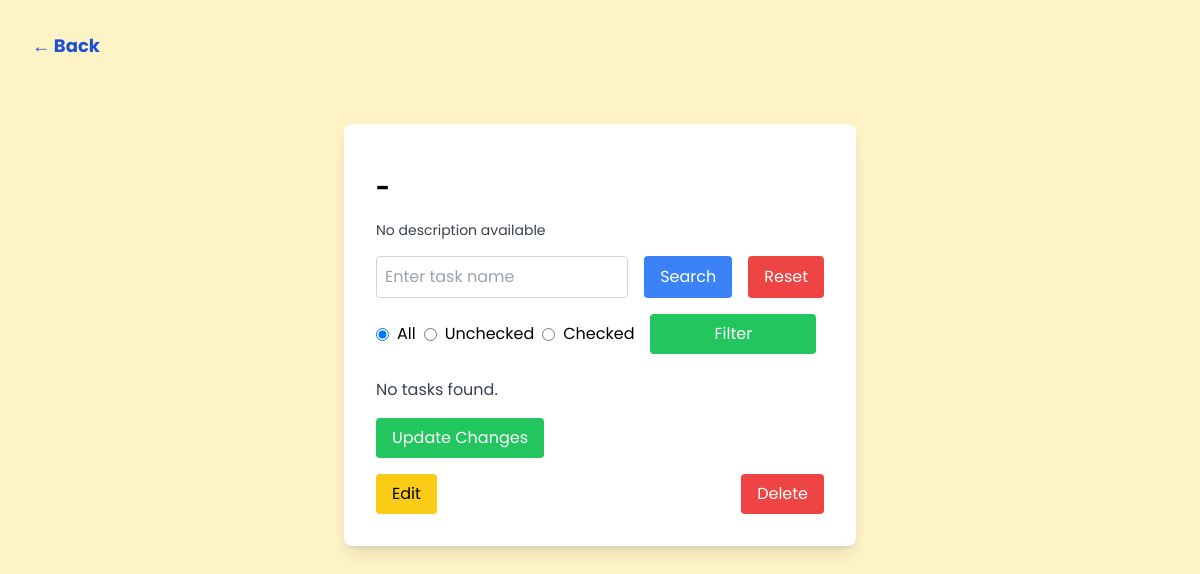
The app's page /php/view_todo.php?id=38 (signed in), older data.
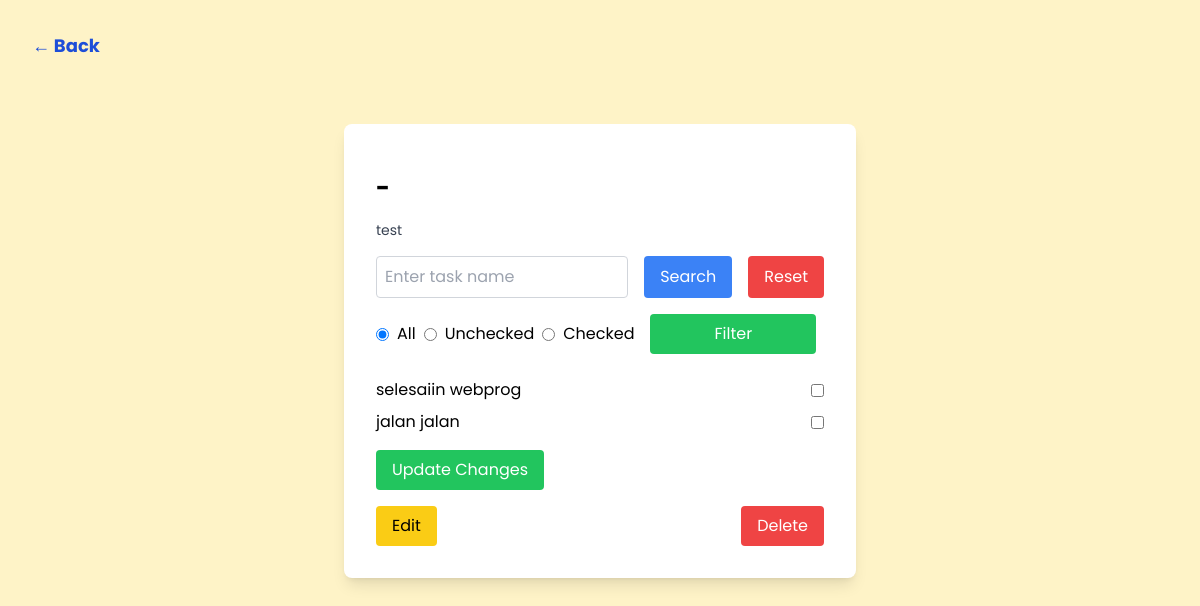
The same page, newer data.
### tables this page shows
CREATE TABLE `tasks` (
  `id` int(11) NOT NULL,
  `todo_id` int(11) DEFAULT NULL,
  `task` varchar(255) DEFAULT NULL,
  `description` varchar(350) NOT NULL,
  `is_checked` tinyint(1) NOT NULL
);

### php/view_todo.php (the view, shortened to what this page needs)
<?php
require_once('db.php');
$todo_id = isset($_GET['id']) ? intval($_GET['id']) : null;
$search_query = isset($_GET['search']) ? trim($_GET['search']) : '';
$filter = isset($_GET['filter']) ? $_GET['filter'] : 'all';
$task_sql = "SELECT * FROM tasks WHERE todo_id = ?";
?>
<!DOCTYPE html>
<html lang="en">
<head>
    <script src="https://cdn.tailwindcss.com"></script>
</head>
<body class="bg-amber-100 p-8 poppins-regular">
    <a href="dashboard.php" class="text-blue-700 hover:text-blue-500 font-bold text-lg hover:underline">&larr;
        Back</a>
    <div class="max-w-lg mx-auto bg-white shadow-lg rounded-lg p-8 mt-16">
        <?php
        $stmt_tasks = $db->prepare($task_sql);
        if ($search_query) {
            $stmt_tasks->execute([$todo_id, "%$search_query%"]);
        } else {
            $stmt_tasks->execute([$todo_id]);
        }
        $tasks = $stmt_tasks->fetchAll(PDO::FETCH_ASSOC);
        ?>
        <h1 class="text-2xl font-bold my-4"><?= htmlspecialchars($list_category) ?> -
            <?= htmlspecialchars($list_title) ?></h1>
        <p class="text-sm text-gray-700 mb-4">
            <?= htmlspecialchars($tasks[0]['description'] ?? 'No description available') ?></p>
        <form method="GET" action="" class="flex gap-4 mb-4">
            <input type="text" name="search" value="<?= htmlspecialchars($search_query) ?>"
                placeholder="Enter task name" class="border border-gray-300 p-2 rounded w-full">
            <button type="submit" class="bg-blue-500 hover:bg-blue-700 text-white px-4 py-2 rounded">Search</button>
            <button type="button" class="bg-red-500 hover:bg-red-700 text-white px-4 py-2 rounded"
                onclick="window.location.href='<?= htmlspecialchars($_SERVER['PHP_SELF']) ?>?id=<?= htmlspecialchars($todo_id) ?>';">Reset</button>
        </form>
        <form method="GET" action="" class="flex flex-col sm:flex-row items-start sm:items-center gap-4 mb-6">
            <div class="flex flex-col sm:flex-row gap-2">
                <label class="inline-flex items-center">
                    <input type="radio" name="filter" value="all" <?= $filter == 'all' ? 'checked' : '' ?>
                        class="form-radio">
                    <span class="ml-2">All</span>
                </label>
                <label class="inline-flex items-center">
                    <input type="radio" name="filter" value="unchecked" <?= $filter == 'unchecked' ? 'checked' : '' ?>
                        class="form-radio">
                    <span class="ml-2">Unchecked</span>
                </label>
                <label class="inline-flex items-center">
                    <input type="radio" name="filter" value="checked" <?= $filter == 'checked' ? 'checked' : '' ?>
                        class="form-radio">
                    <span class="ml-2">Checked</span>
                </label>
            </div>
            <button type="submit" class="bg-green-500 hover:bg-green-700 text-white px-16 py-2 rounded">Filter</button>
        </form>
        <form method="POST" action="update_tasks.php">
            <ul class="mb-4">
                <?php if (count($tasks) > 0): ?>
                    <?php foreach ($tasks as $task): ?>
                        <li class="flex justify-between items-center mb-2">
                            <span><?= htmlspecialchars($task['task']) ?></span>
                            <input type="checkbox" name="tasks[<?= $task['id'] ?>]" value="1" <?= isset($task['is_checked']) && $task['is_checked'] ? 'checked' : '' ?> class="form-checkbox">
                        </li>
                    <?php endforeach; ?>
                <?php else: ?>
                    <li class="text-gray-700">No tasks found.</li>
                <?php endif; ?>
            </ul>
            <button type="submit" class="bg-green-500 hover:bg-green-600 text-white px-4 py-2 rounded">Update Changes</button>
        </form>
        <div class="flex justify-between items-center mt-4">
            <a href="edit_todo.php?id=<?= $todo_id ?>" class="bg-yellow-400 hover:bg-yellow-200 text-black px-4 py-2 rounded">Edit</a>
            <a href="delete_todo.php?id=<?= $todo_id ?>" onclick="return confirm('Are you sure?')"
                class="bg-red-500 hover:bg-red-700 text-white px-4 py-2 rounded">Delete</a>
        </div>
    </div>
</body>
</html>

### php/view_todo.php (style rules this page uses)
.poppins-regular { font-family: "Poppins", sans-serif; font-weight: 400; font-style: normal; }

Row changes from the older to the newer data that the page shows:
added tasks: description "test", task "selesaiin webprog"
added tasks: task "jalan jalan"
Text that changed along with them:
$tasks[0]['description']: "No description available" → (not shown)
text no longer shown: "No tasks found."
